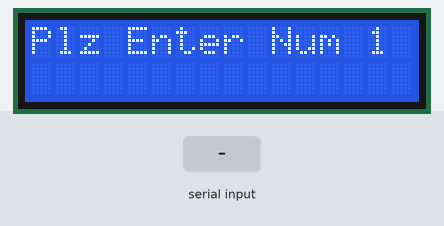
Bench run of a sketch on a simulated Arduino Uno, built with avr-gcc and run on an emulated ATmega328P. On the bench: 16×2 character LCD. Inputs (shaded band) come from the test bench.

Above: at 1.2 s.
1.3 s: "+" received over Serial
At 2.9 s:
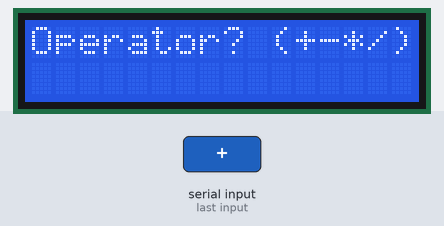
3.8 s: "-" received over Serial
At 6.0 s:
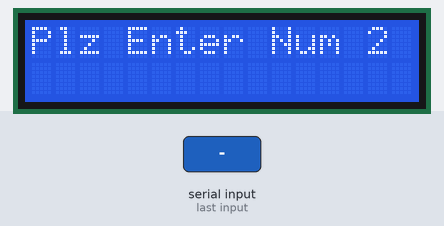
6.3 s: "*" received over Serial
At 7.9 s:
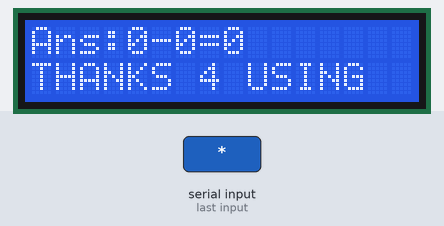
Timing chart, 0 to 9.4 s (numbered marks = the images above; inputs shaded):
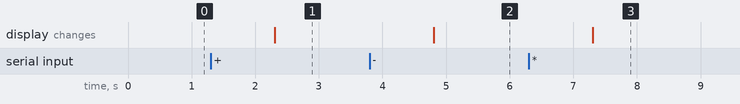

Measured:
- after the input at 1.3 s, the display: changes after 1.0 s (image 1)
- after the input at 3.8 s, the display: changes after 1.0 s (image 2)
- after the input at 6.3 s, the display: changes after 1.0 s (image 3)

The sketch:

LCD_Display_Calc_HW.ino
```cpp
#include <LiquidCrystal.h>

int rs =7;
int en = 8;
int d4 = 9;
int d5 =10;
int d6 = 11;
int d7 =12;

int dt =5000;


int num1;
int num2;
String Oper;

String mssg1 = "Plz Enter Num 1 ";

String mssg2 = "Plz Enter Num 2 ";

String mssg3 = "Operator? (+-*/)";

String mssg4 = "Answer is: ";

String mssg5 = "THANKS 4 USING";

int Ans;

LiquidCrystal lcd(rs,en,d4,d5,d6,d7);


void setup() {
  // put your setup code here, to run once:
  Serial.begin(9600);

  lcd.begin(16,2);

}

void loop() {
  // put your main code here, to run repeatedly:
  lcd.setCursor(0,0);
  lcd.print(mssg1);
  while(Serial.available() == 0) {}
  num1 = Serial.parseInt();
  lcd.clear();

lcd.print(mssg3);
  while(Serial.available() == 0) {}
  Oper = Serial.readString();
  lcd.clear();

  lcd.print(mssg2);
  while(Serial.available() == 0) {}
  num2 = Serial.parseInt();
  lcd.clear();


  if (Oper == "+") {
    Ans = num1 + num2;
  }
  if (Oper == "-") {
    Ans = num1 - num2;
  }
  if (Oper == "*") {
    Ans = num1 * num2;
  }
  if (Oper == "/") {
    Ans = num1  / num2;
  }

  lcd.print("Ans:" + String(num1) + Oper + String(num2) + "=" + String(Ans));
  lcd.setCursor(0,1);
  lcd.print(mssg5);
  delay(dt);
  lcd.clear();

}
```
